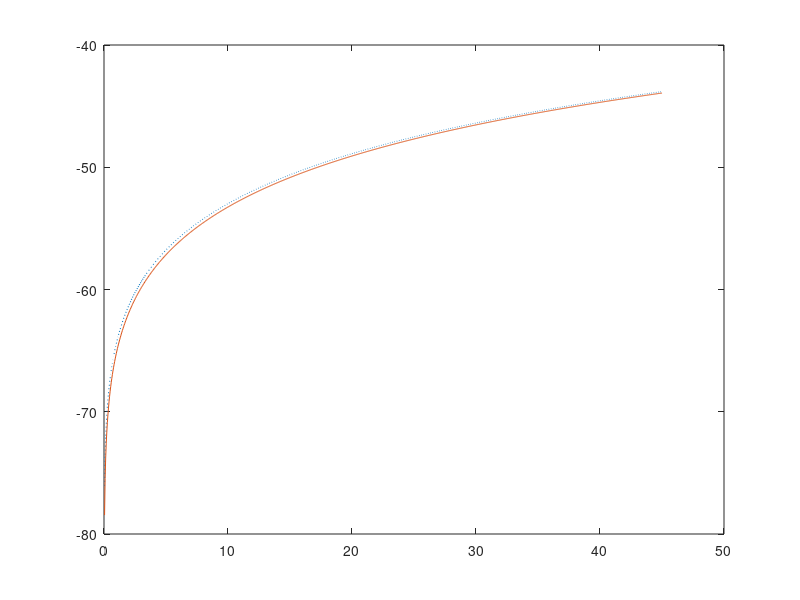
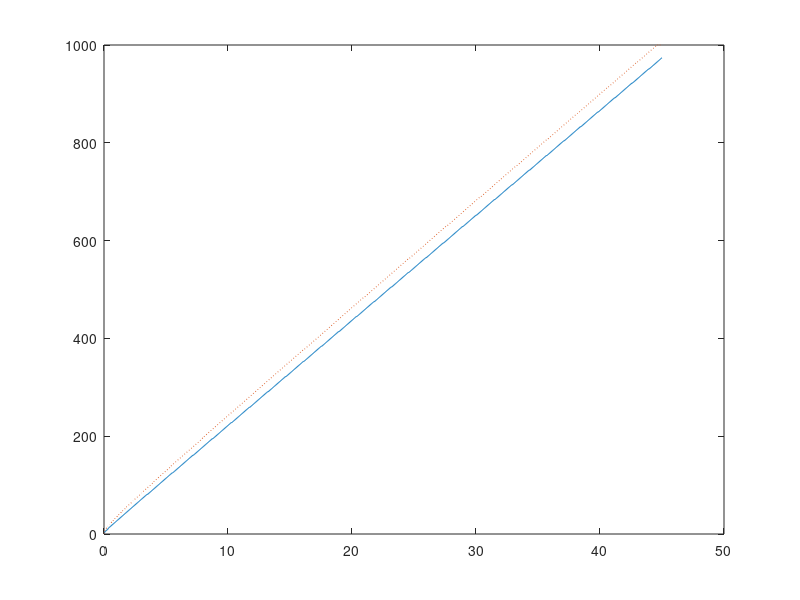

Source code (MATLAB) for these figures, in order:
close all
clear all
%%%% Set up parameters
alpha = 0.35;
beta = 0.99;
delta = 0.025;
sigma = 2;
a_high = 1.1;
a_low = 0.678; %questionable
prob = [0.977 0.023; 0.074 0.926];

%%%% Set up discretized state space
k_min = 0;
k_max = 45;
num_k = 1000; % number of points in the grid for k

k = linspace(k_min, k_max, num_k);

k_mat = repmat(k', [1 num_k]); % this will be useful in a bit

%%%% Set up consumption and return function
% 1st dim(rows): k today, 2nd dim (cols): k' chosen for tomorrow
cons_low = a_low*k_mat' .^ alpha + (1 - delta) * k_mat' - k_mat; 
cons_high = a_high*k_mat' .^ alpha + (1 - delta) * k_mat' - k_mat; 

cons_low(find(cons_low<=0)) = NaN;
cons_high(find(cons_high<=0)) = NaN;

ret_low = cons_low .^ (1 - sigma) / (1 - sigma);
ret_high = cons_high .^ (1 - sigma) / (1 - sigma);% return function
% negative consumption is not possible -> make it irrelevant by assigning
% it very large negative utility
%ret_low(find(isnan(ret_low))) = -inf;
%ret_high(find(isnan(ret_high))) = -inf;

%%%% Iteration
dis = 1; tol = 1e-07; % tolerance for stopping 
v_guess = zeros(num_k,2);
pol_index = zeros(num_k,2);
while dis > tol
    % compute the utility value for all possible combinations of k and k':
   [vfn_low,pol_index_low]=max(ret_low + beta*repmat(v_guess*prob(2,:)',1,num_k));
  [vfn_high,pol_index_high]=max(ret_high + beta*repmat(v_guess*prob(1,:)',1,num_k));
    % find the optimal k' for every k:
 
  
   
  pol_index=[pol_index_low' pol_index_high'];
 vfn=[vfn_low' vfn_high'];
  
    
    % what is the distance between current guess and value function
    dis = max(abs(vfn - v_guess));
    
    % if distance is larger than tolerance, update current guess and
    % continue, otherwise exit the loop
    v_guess = vfn;
end

%g = k(pol_indx); % policy function

plot(k,vfn_high,':',k,vfn_low,'-')


figure

plot(k,pol_index_low,'-',k,pol_index_high,':')


